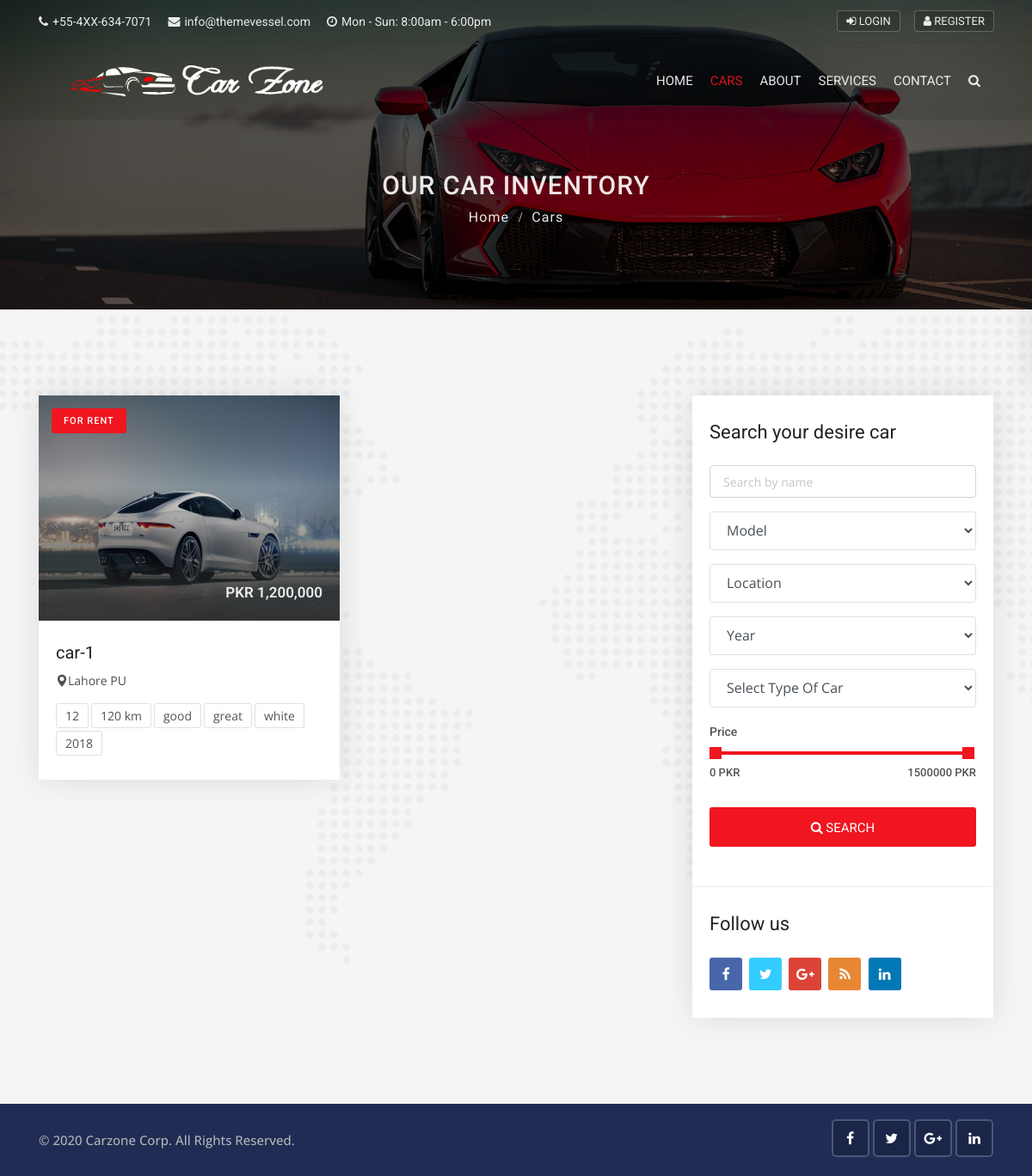
Screenshot of /cars/ with the database file from the repository.
### cars/models.py (models this page shows, shortened)
class Car(models.Model):
    state_choice=(
        ('PU','Punjab'),
        ('KPK','Khyber Pukhtunkhwa'),
        ('BL','Balochistan'),
        ('SN','Sindh'),
        ('FD','Federal Territory'),
    )
    year_choice=[]
    for r in range(2000,(datetime.now().year+1)):
        year_choice.append((r,r))
    FEATURES_CHOICES=(
        ('Cruise Control','Cruise Control'),
        ('Audio Interface','Audio Interface'),
        ('Airbags','Airbags'),
        ('Air Conditioning','Air Conditioning'),
        ('Seat Heating','Seat Heating'),
        ('Alarm System','Alarm System'),
        ('PakAssist','PakAssist'),
        ('Power Steering','Power Steering'),
        ('Reersing Camera','Reersing Camera'),
        ('Direct Fuel Injection','Direct Fuel Injection'),
        ('Auto Start/Stop','Auto Start/Stop'),
        ('Wind Deflector','Wind Deflector'),
        ('Bluetooth Handset','Bluetooth Handset'),
    )
    door_choices=(
        ('2','2'),
        ('3','3'),
        ('4','4'),
        ('5','5'),
        ('6','6'),
    )
    car_title=models.CharField(max_length=255)
    state=models.CharField(choices=state_choice,max_length=100)
    city=models.CharField(max_length=100)
    color=models.CharField(max_length=100)
    model=models.CharField(max_length=100)
    year=models.IntegerField('year',choices=year_choice)
    condition=models.CharField(max_length=100)
    price=models.IntegerField(default=0)
    description=RichTextField()
    car_photo=models.ImageField(upload_to='photos/%Y/%m/%d/')
    car_photo1=models.ImageField(upload_to='photos/%Y/%m/%d/',blank=True)
    car_photo2=models.ImageField(upload_to='photos/%Y/%m/%d/',blank=True)
    car_photo3=models.ImageField(upload_to='photos/%Y/%m/%d/',blank=True)
    car_photo4=models.ImageField(upload_to='photos/%Y/%m/%d/',blank=True)
    features = MultiSelectField(choices=FEATURES_CHOICES, max_length=100)
    body_style=models.CharField(max_length=100)
    engine=models.CharField(max_length=100)
    transmission=models.CharField(max_length=100)
    interior=models.CharField(max_length=100)
    miles=models.IntegerField(default=0)
    doors=models.CharField(choices=door_choices,max_length=100)
    passengers=models.CharField(max_length=100)
    vin_no=models.CharField(max_length=100)
    milage=models.IntegerField(default=0)
    fuel_type=models.CharField(max_length=100)
    no_of_owners=models.CharField(max_length=100)
    is_featured=models.BooleanField(default=False)
    created_date=models.DateTimeField(default=datetime.now,blank=True)

### cars/views.py (the view)
# urls.py: path('',views.CarsPage,name="car"),
def CarsPage(request):
    cars=Car.objects.order_by('-created_date')
    paginator=Paginator(cars,3)
    page=request.GET.get('page')
    Paged_cars=paginator.get_page(page)
    model_search=Car.objects.values_list('model',flat=True).distinct()
    city_search=Car.objects.values_list('city',flat=True).distinct()
    year_search=Car.objects.values_list('year',flat=True).distinct()
    body_style_search=Car.objects.values_list('body_style',flat=True).distinct()
    data={
        'cars':Paged_cars,
        'model_search':model_search,
        'city_search':city_search,
        'year_search':year_search,
        'body_style_search':body_style_search,
    }
    return render(request,'cars/cars.html',data)

### templates/cars/cars.html (shortened to what this page needs)
{% extends 'base.html' %}
{% load humanize %}
{% load static %}
{% block content %}
<div class="sub-banner overview-bgi">
    <div class="container breadcrumb-area">
        <div class="breadcrumb-areas">
            <h1>Our Car Inventory</h1>
            <ul class="breadcrumbs">
                <li><a href="{% url 'home' %}">Home</a></li>
                <li class="active">Cars</li>
            </ul>
        </div>
    </div>
</div>
<div class="featured-car content-area">
    <div class="container">
        <div class="row">
            <div class="col-lg-8 col-md-12">
                <div class="row">
                {% for car in cars %}
                    <div class="col-lg-6 col-md-6">
                        <div class="car-box-3">
                            <div class="car-thumbnail">
                                <a href="{% url 'car_detail' car.id %}" class="car-img">
                                    <div class="tag">For Rent</div>
                                    <div class="price-box">
                                        <span>PKR {{car.price | intcomma}}</span>
                                    </div>
                                    <img class="d-block w-100" src="{{car.car_photo.url}}" alt="car" style="min-height:262px; max-height:262px;">
                                </a>
                            </div>
                            <div class="detail">
                                <h1 class="title">
                                    <a href="{% url 'car_detail' car.id %}">{{car.car_title}}</a>
                                </h1>
                                <div class="location">
                                    <a href="{% url 'car_detail' car.id %}">
                                        <i class="flaticon-pin"></i>{{car.city}} {{car.state}}
                                    </a>
                                </div>
                                <ul class="facilities-list clearfix">
                                    <li>{{car.fuel_type}}</li>
                                    <li>{{car.miles}} km</li>
                                    <li>{{car.transmission}}</li>
                                    <li>{{car.body_style}}</li>
                                    <li>{{car.color}}</li>
                                    <li>{{car.year}}</li>
                                </ul>
                            </div>
                        </div>
                    </div>
                    {% endfor %}
                </div>
            </div>
            <div class="col-lg-4 col-md-12">
                <div class="sidebar-right">
                    <div class="widget advanced-search2">
                        <h3 class="sidebar-title">Search your desire car</h3>
                       <form action="{% url 'search' %}" method="">
                <div class="form-group">
                    <input type="text" name="keyword" placeholder="Search by name" class="form-control">
                </div>
                <div class="form-group">
                    <select class="form-control search-fields" name="model">
                        <option selected="true" disabled="disabled">Model</option>
                    </select>
                </div>
                <div class="form-group">
                    <select class="form-control search-fields" name="city">
                        <option selected="true" disabled="disabled">Location</option>
                    </select>
                </div>
                <div class="form-group">
                    <select class="form-control search-fields" name="year">
                        <option selected="true" disabled="disabled">Year</option>
                    </select>
                </div>
                <div class="form-group">
                    <select class="form-control search-fields" name="body_style">
                        <option selected="true" disabled="disabled">Select Type Of Car</option>
                    </select>
                </div>
                <div class="range-slider clearfix">
                                <label>Price</label>
                                <div data-min="0" data-max="1500000"  data-min-name="min_price" data-max-name="max_price" data-unit="PKR" class="range-slider-ui ui-slider" aria-disabled="false"></div>
                            </div>
                <div class="form-group">
                    <button class="btn btn-block button-theme btn-md">
                        <i class="fa fa-search"></i> Search
                    </button>
                </div>
            </form>
                    </div>
                    <div class="widget question widget-3">
                        <h5 class="sidebar-title">Follow us</h5>
                        <div class="social-list clearfix">
                            <ul>
                                <li><a href="#" class="facebook-bg"><i class="fa fa-facebook"></i></a></li>
                                <li><a href="#" class="twitter-bg"><i class="fa fa-twitter"></i></a></li>
                                <li><a href="#" class="google-bg"><i class="fa fa-google-plus"></i></a></li>
                                <li><a href="#" class="rss-bg"><i class="fa fa-rss"></i></a></li>
                                <li><a href="#" class="linkedin-bg"><i class="fa fa-linkedin"></i></a></li>
                            </ul>
                        </div>
                    </div>
                </div>
            </div>
        </div>
    </div>
</div>
{% endblock content %}

### pkwheel/static/css/skins/red.css (style rules this page uses)
.button-theme { background:#f0151f; }
.tag { background:#f0151f; }

### rows the page displays
Car: price "1,200,000", car_photo (picture), car_title "car-1", city "Lahore", state "PU", fuel_type "12", miles "120", transmission "good", body_style "great", color "white", year "2018"
